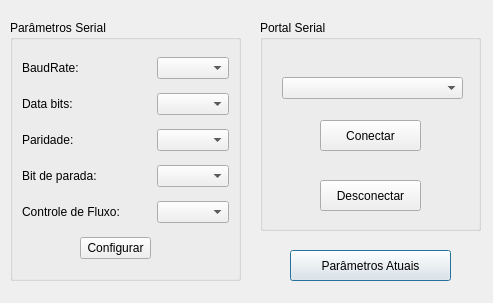
<?xml version="1.0" encoding="UTF-8"?>
<ui version="4.0">
 <class>DialogSerialConfig</class>
 <widget class="QDialog" name="DialogSerialConfig">
  <property name="geometry">
   <rect>
    <x>0</x>
    <y>0</y>
    <width>493</width>
    <height>303</height>
   </rect>
  </property>
  <property name="windowTitle">
   <string>Dialog</string>
  </property>
  <widget class="QPushButton" name="actualParamButton">
   <property name="geometry">
    <rect>
     <x>290</x>
     <y>250</y>
     <width>161</width>
     <height>31</height>
    </rect>
   </property>
   <property name="text">
    <string>Parâmetros Atuais</string>
   </property>
  </widget>
  <widget class="QGroupBox" name="parametersBox">
   <property name="geometry">
    <rect>
     <x>10</x>
     <y>20</y>
     <width>231</width>
     <height>261</height>
    </rect>
   </property>
   <property name="title">
    <string>Parâmetros Serial</string>
   </property>
   <layout class="QGridLayout" name="gridLayout_21">
    <item row="1" column="0">
     <widget class="QLabel" name="dataBitsLabel">
      <property name="text">
       <string>Data bits:</string>
      </property>
     </widget>
    </item>
    <item row="3" column="2">
     <widget class="QComboBox" name="stopBitsBox"/>
    </item>
    <item row="2" column="0">
     <widget class="QLabel" name="parityLabel">
      <property name="text">
       <string>Paridade:</string>
      </property>
     </widget>
    </item>
    <item row="2" column="2">
     <widget class="QComboBox" name="parityBox"/>
    </item>
    <item row="4" column="2">
     <widget class="QComboBox" name="flowControlBox"/>
    </item>
    <item row="0" column="2">
     <widget class="QComboBox" name="baudRateBox"/>
    </item>
    <item row="1" column="2">
     <widget class="QComboBox" name="dataBitsBox"/>
    </item>
    <item row="5" column="1">
     <widget class="QPushButton" name="applyButton">
      <property name="text">
       <string>Configurar</string>
      </property>
     </widget>
    </item>
    <item row="3" column="0" colspan="2">
     <widget class="QLabel" name="stopBitsLabel">
      <property name="text">
       <string>Bit de parada:</string>
      </property>
     </widget>
    </item>
    <item row="4" column="0" colspan="2">
     <widget class="QLabel" name="flowControlLabel">
      <property name="text">
       <string>Controle de Fluxo:</string>
      </property>
     </widget>
    </item>
    <item row="0" column="0" colspan="2">
     <widget class="QLabel" name="baudRateLabel">
      <property name="text">
       <string>BaudRate:</string>
      </property>
     </widget>
    </item>
   </layout>
  </widget>
  <widget class="QGroupBox" name="selectBox">
   <property name="geometry">
    <rect>
     <x>260</x>
     <y>20</y>
     <width>221</width>
     <height>211</height>
    </rect>
   </property>
   <property name="maximumSize">
    <size>
     <width>16777215</width>
     <height>231</height>
    </size>
   </property>
   <property name="title">
    <string>Portal Serial</string>
   </property>
   <widget class="QPushButton" name="conectSerialButton">
    <property name="geometry">
     <rect>
      <x>60</x>
      <y>100</y>
      <width>101</width>
      <height>31</height>
     </rect>
    </property>
    <property name="text">
     <string>Conectar</string>
    </property>
    <property name="iconSize">
     <size>
      <width>36</width>
      <height>36</height>
     </size>
    </property>
    <property name="autoDefault">
     <bool>false</bool>
    </property>
   </widget>
   <widget class="QComboBox" name="serialPortInfoListBox">
    <property name="geometry">
     <rect>
      <x>22</x>
      <y>57</y>
      <width>181</width>
      <height>22</height>
     </rect>
    </property>
   </widget>
   <widget class="QPushButton" name="DesconectButton">
    <property name="geometry">
     <rect>
      <x>60</x>
      <y>160</y>
      <width>101</width>
      <height>31</height>
     </rect>
    </property>
    <property name="minimumSize">
     <size>
      <width>0</width>
      <height>21</height>
     </size>
    </property>
    <property name="text">
     <string>Desconectar</string>
    </property>
   </widget>
   <zorder>serialPortInfoListBox</zorder>
   <zorder>DesconectButton</zorder>
   <zorder>conectSerialButton</zorder>
  </widget>
 </widget>
 <resources/>
 <connections/>
</ui>
